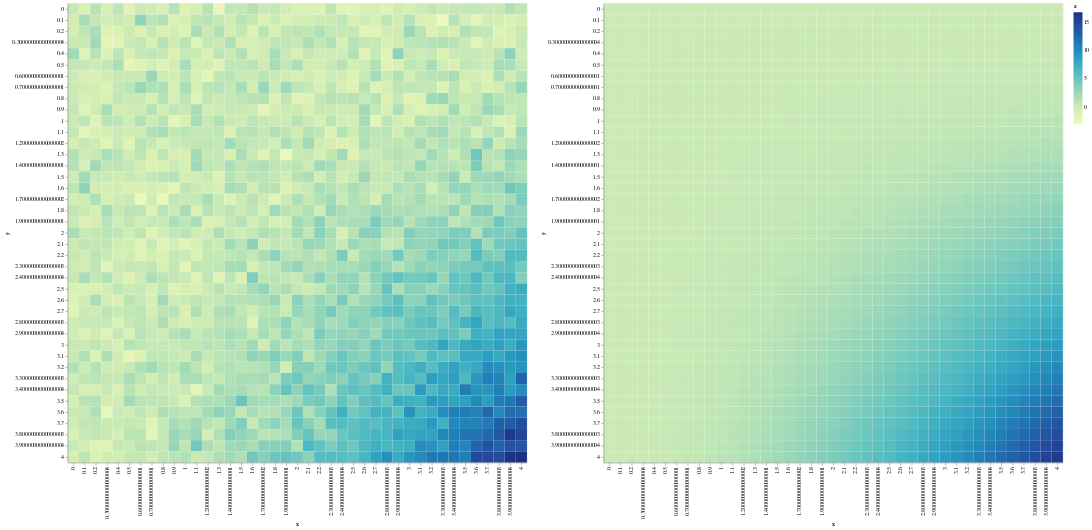

The cell this chart's notebook holds for it:
### Code cell
# Convert this grid to columnar data expected by Altair
source = pd.DataFrame({"x": X_grid[:, 0], "y": X_grid[:, 1], "z": y_grid_vals})
sourcet = pd.DataFrame({"x": X_grid[:, 0], "y": X_grid[:, 1], "z": y_grid_true})

alt.data_transformers.disable_max_rows()
c1 = (
    alt.Chart(source)
    .mark_rect()
    .encode(
        x="x:O",
        y="y:O",
        color=alt.Color(
            "z:Q",
        ),
    )
)
c2 = (
    alt.Chart(sourcet)
    .mark_rect()
    .encode(
        x="x:O",
        y="y:O",
        color=alt.Color(
            "z:Q",
        ),
    )
)
c1 | c2

### Figure 1 — Vega-Lite specification as saved in the notebook (floating-point values rounded to 4 significant figures; data arrays with more than 128 entries replaced by an {"elided": "..."} marker saying what was removed)
{"config": {"view": {"continuousWidth": 300, "continuousHeight": 300}}, "hconcat": [{"data": {"name": "data-4d76e0b8472ce92f8d40433c46aeed25"}, "mark": {"type": "rect"}, "encoding": {"color": {"field": "z", "type": "quantitative"}, "x": {"field": "x", "type": "ordinal"}, "y": {"field": "y", "type": "ordinal"}}}, {"data": {"name": "data-f8e6fcdbe7f5f4bd70321f29fb518c58"}, "mark": {"type": "rect"}, "encoding": {"color": {"field": "z", "type": "quantitative"}, "x": {"field": "x", "type": "ordinal"}, "y": {"field": "y", "type": "ordinal"}}}], "$schema": "https://vega.github.io/schema/vega-lite/v6.1.0.json", "datasets": {"data-4d76e0b8472ce92f8d40433c46aeed25": {"elided": "1681 records"}, "data-f8e6fcdbe7f5f4bd70321f29fb518c58": {"elided": "1681 records"}}}
